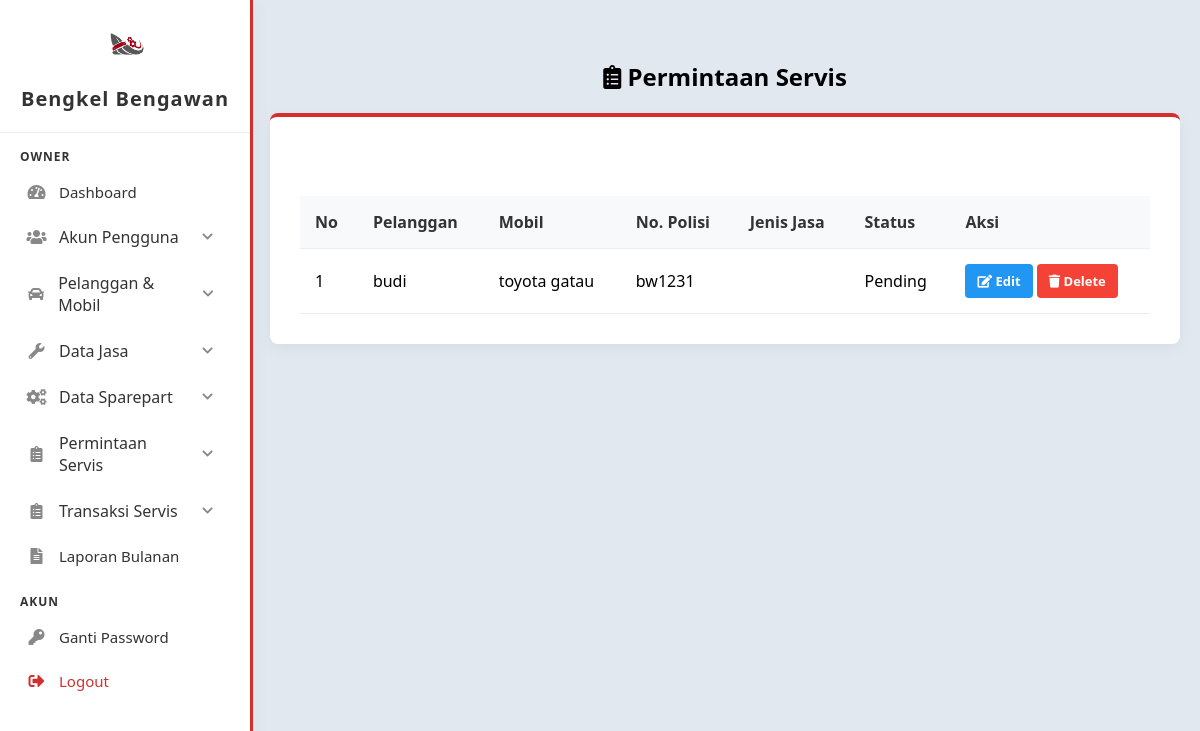
Page /owner/permintaan_servis/list.php (signed in) on the committed database.
### tables this page shows
CREATE TABLE `permintaan_servis` (
  `id_permintaan` int(11) NOT NULL,
  `id_mobil` int(11) NOT NULL,
  `keluhan` varchar(255) NOT NULL,
  `tanggal_masuk` datetime NOT NULL DEFAULT current_timestamp(),
  `tanggal_keluar` datetime DEFAULT NULL
);

CREATE TABLE `pelanggan` (
  `id_pelanggan` int(11) NOT NULL,
  `nama_pelanggan` varchar(255) NOT NULL,
  `no_telp` int(11) NOT NULL,
  `alamat` text DEFAULT NULL
);

CREATE TABLE `mobil` (
  `id_mobil` int(11) NOT NULL,
  `id_pelanggan` int(11) NOT NULL,
  `merk_mobil` varchar(255) NOT NULL,
  `tipe_mobil` varchar(255) NOT NULL,
  `plat_nomor` varchar(8) NOT NULL,
  `tahun_mobil` year(4) DEFAULT NULL
);

### owner/permintaan_servis/list.php (the view, shortened to what this page needs)
<?php
include "../../config/config.php";
$query = "SELECT ps.*,
                 m.merk_mobil, m.tipe_mobil, m.plat_nomor,
                 pl.nama_pelanggan,
                 (SELECT GROUP_CONCAT(j.nama_jasa SEPARATOR ', ') FROM detail_servis ds JOIN jasa j ON ds.id_jasa = j.id_jasa WHERE ds.id_permintaan = ps.id_permintaan) AS nama_jasa,
                 (SELECT dp.status_pengerjaan FROM detail_pengerjaan dp WHERE dp.id_permintaan = ps.id_permintaan LIMIT 1) AS status
          FROM permintaan_servis ps
          JOIN mobil m ON ps.id_mobil = m.id_mobil
          JOIN pelanggan pl ON m.id_pelanggan = pl.id_pelanggan
          ORDER BY ps.tanggal_masuk DESC";
$result = $conn->query($query);
$no = 1;
?>
<!DOCTYPE html>
<html lang="en">
<head>
    <link href="https://cdnjs.cloudflare.com/ajax/libs/font-awesome/5.15.3/css/all.min.css" rel="stylesheet">
    <link href="../../assets/css/dashboard.css" rel="stylesheet">
    <link href="../../assets/css/list.css" rel="stylesheet">
</head>
<body>
    <?php include '../../includes/sidebar.php'; ?>
    <div class="content">
        <h2><i class="fas fa-clipboard-list"></i> Permintaan Servis</h2>
        <div class="table-container">
            <div style="display: flex; justify-content: flex-end; margin-bottom: 10px;">
                <a href="add.php" class="btn btn-primary"><i class="fas fa-plus"></i> Input Permintaan Servis</a>
            </div>
            <table>
                <thead>
                    <tr>
                        <th>No</th>
                        <th>Pelanggan</th>
                        <th>Mobil</th>
                        <th>No. Polisi</th>
                        <th>Jenis Jasa</th>
                        <th>Status</th>
                        <th>Aksi</th>
                    </tr>
                </thead>
                <tbody>
                    <?php while($row = $result->fetch_assoc()): ?>
                        <tr>
                            <td><?php echo $no++; ?></td>
                            <td><?php echo htmlspecialchars($row['nama_pelanggan']); ?></td>
                            <td><?php echo htmlspecialchars($row['merk_mobil'] . " " . $row['tipe_mobil']); ?></td>
                            <td><?php echo htmlspecialchars($row['plat_nomor']); ?></td>
                            <td><?php echo htmlspecialchars($row['nama_jasa']); ?></td>
                            <td>
                                <?php
                                $status_val = $row['status'] ? $row['status'] : 'pending';
                                $status_class = '';
                                switch($status_val) {
                                    case 'pending':
                                        $status_class = 'status-pending';
                                        break;
                                }
                                ?>
                                <span class="<?php echo $status_class; ?>"><?php echo ucfirst($status_val); ?></span>
                            </td>
                            <td>
                                <a href="edit.php?id_permintaan=<?php echo $row['id_permintaan']; ?>" class="btn btn-edit"><i class="fas fa-edit"></i> Edit</a>
                                <a href="delete.php?id_permintaan=<?php echo $row['id_permintaan']; ?>" class="btn btn-delete" onclick="return confirm('Yakin ingin menghapus data ini?');"><i class="fas fa-trash"></i> Delete</a>
                            </td>
                        </tr>
                    <?php endwhile; ?>
                </tbody>
            </table>
        </div>
    </div>
</body>
</html>

### assets/css/dashboard.css (style rules this page uses)
body { font-family: 'Segoe UI', Tahoma, Geneva, Verdana, sans-serif; background-color: #e2e8f0; margin: 0; }
.content { padding: 40px 20px; text-align: center; }

### assets/css/list.css (style rules this page uses)
.table-container { background: white; padding: 30px; border-radius: 8px; box-shadow: 0 4px 15px rgba(0,0,0,0.05); margin: 20px auto; max-width: 900px; border-top: 4px solid #d32f2f; }
table { width: 100%; border-collapse: collapse; margin-top: 15px; }
th, td { padding: 15px; text-align: left; border-bottom: 1px solid #eee; }
th { background-color: #f8f9fa; color: #333; font-weight: 600; }
.btn { padding: 8px 12px; text-decoration: none; border-radius: 4px; font-size: 13px; color: white; display: inline-block; font-weight: bold; transition: background-color 0.3s; }
.btn-edit { background-color: #2196F3; }
.btn-delete { background-color: #f44336; }

### assets/css/sidebar.css (style rules this page uses)
body { padding-left: 250px; margin: 0; }

### rows in the picture
permintaan_servis: pelanggan.nama_pelanggan "budi", id_mobil.tipe_mobil "toyota gatau", id_mobil.plat_nomor "bw1231", status_val "Pending"
